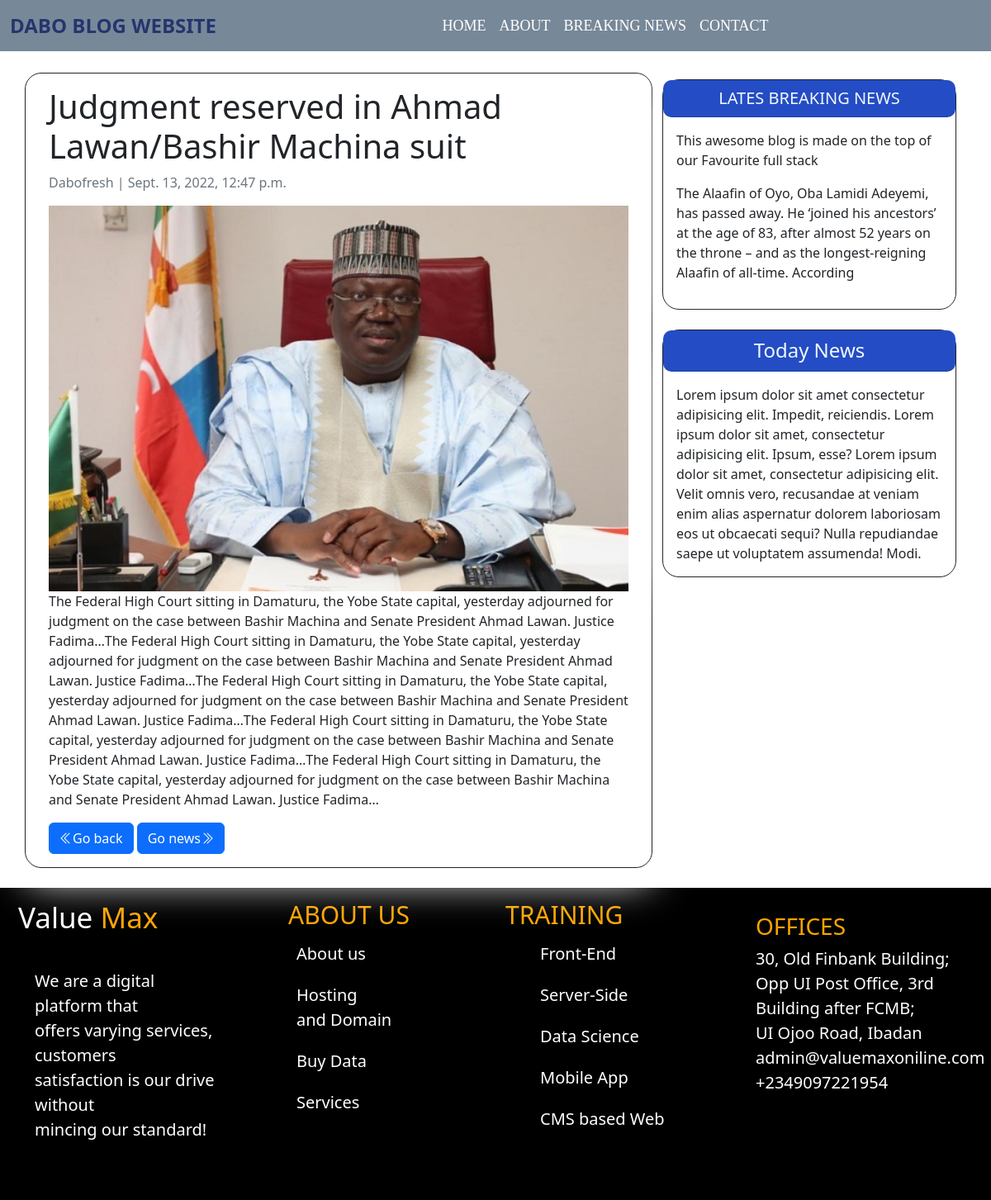
Screenshot of /judgment-reserved-in-ahmad-lawanbashir-machina-suit/ with the database file from the repository.
### blogapp/models.py (models this page shows, shortened)
class Post(models.Model):
      title=models.CharField(max_length=200,unique=True)
      slug = models.SlugField(max_length=200, unique=True)
      author = models.ForeignKey(User, on_delete= models.CASCADE, related_name='blog_posts')
      updated_on = models.DateTimeField(auto_now= True)
      picture = models.ImageField(default='upload')
      content = models.TextField()
      created_on = models.DateTimeField(auto_now_add=True)
      status = models.IntegerField(choices=STATUS, default=0)
      class Meta:
            ordering= ['-created_on']

### blogapp/views.py (the view)
# urls.py: path('<slug:slug>/', views.PostDetail.as_view(), name='post_detail'),
class PostDetail(generic.DetailView):
      model = Post
      template_name = 'post_detail.html'

### templates/post_detail.html (shortened to what this page needs)
<!DOCTYPE html>
<html lang="en">
<head>
  <link href="https://cdn.jsdelivr.net/npm/bootstrap@5.2.0/dist/css/bootstrap.min.css" rel="stylesheet"
>
  <link rel="stylesheet" href="https://cdn.jsdelivr.net/npm/bootstrap-icons@1.9.1/font/bootstrap-icons.css">
</head>
<body>
  <nav class="navbar navbar-expand-lg ">
    <div class="container-fluid">
      <a class="navbar-brand" href="{% url 'home' %}">DABO BLOG WEBSITE</a>
      <div class="collapse navbar-collapse" id="navbarSupportedContent">
        <ul class="navbar-nav me-auto mb-2 mb-lg-0">
          <li class="nav-item">
            <a class="nav-link " aria-current="page" href="{% url 'home' %}">Home</a>
          </li>
          <li class="nav-item text-black">
            <a class="nav-link font-weight-bold" href="{% url 'about' %}">About</a>
          </li>
          <li class="nav-item text-black">
            <a class="nav-link font-weight-bold" href="{% url 'news' %}">Breaking News</a>
          </li>
          <li class="nav-item text-black">
            <a class="nav-link font-weight-bold" href="{% url 'contact' %}">Contact</a>
          </li>
        </ul>
      </div>
    </div>
  </nav><br><br><br>
  {% block content %}
  <div class="container">
    <div class="row">
      <div class="col-md-8 card mb-4  mt-3 left  top">
        <div class="card-body">
          <h1>{% block title %} {{ object.title }} {% endblock title %}</h1>
          <p class=" text-muted">{{ post.author }} | {{ post.created_on }}</p>
          <img src="{{post.picture.url}}" width="100%" alt="">
          <p class="card-text ">{{ object.content }}</p>
          <span><a href="{% url 'home' %}" class="btn btn-primary"><i class="bi bi-chevron-double-left"></i>Go
              back</a></span>
          <span><a href="{% url 'news' %}" class="btn btn-primary ">Go news<i
                class="bi bi-chevron-double-right"></i></a></span>
        </div>
      </div>
      {% block sidebar %}
      {% include 'sidebar.html' %}
      {% endblock sidebar %}
    </div>
  </div>
  {% endblock content %}
  <div class="all" style="background-color:black ;color:white ;padding:10px;">
    <div class="container-fluid">
      <div class="row" id="amet">
        <div class="col-lg-3">
          <p style="font-size:35px ;">Value <span style="color:orange ;">Max</span></p>
          <p style="padding:20px ;font-size: 20px;">We are a digital platform that
            <br> offers varying
            services, customers <br> satisfaction is our drive
            without <br> mincing our standard!</p><br>
        </div>
        <div class="col-lg-3">
          <ul>
            <span style="color:orange ;font-size: 30px;">ABOUT US</span>
            <li>About us</li>
            <li>Hosting <br> and Domain</li>
            <li>Buy Data</li>
            <li>Services</li>
          </ul>
        </div>
        <div class="col-lg-3">
          <span style="color:orange ;font-size: 30px;">TRAINING</span>
          <ul>
            <li>Front-End</li>
            <li>Server-Side</li>
            <li>Data Science</li>
            <li>Mobile App</li>
            <li>CMS based Web</li>
          </ul>
        </div>
        <div class="col-lg-3" style="padding:20px ;">
          <h3 style="color:orange ;">OFFICES</h3>
          <span style="color:white;font-size: 20px;">30, Old Finbank Building;<br>
            Opp UI Post Office, 3rd <br>
            Building after FCMB;<br>
            UI Ojoo Road, Ibadan
            admin@valuemaxoniline.com <br>
            +2349097221954</span>
        </div>
      </div>
    </div>
  </div>
</body>
</html>

### templates/post_detail.html (style rules this page uses)
@media screen and (min-width:768px) { .navbar { position: fixed; width: 100%; z-index: 100; background-color: #778899; } }
@media screen and (min-width:768px) { .navbar ul li a { color: white; font-size: 18px; position: relative; } }
@media screen and (min-width:768px) { .navbar ul li a::before { content: ""; position: absolute; background: green; left: 2; bottom: 5px; width: 0%; height: 5px; transition: 500ms; } }
@media screen and (min-width:768px) { .navbar ul { margin: 0 auto; text-transform: uppercase; font-family: cursive; } }
@media screen and (min-width:768px) { .navbar-brand { font-weight: bold; font-size: 24px; color: #25356d; } }
@media screen and (min-width:768px) { .all { background: black; color: white; padding: 40px; } }
@media screen and (min-width:768px) { #amet ul li { list-style-type: none; font-size: 20px; padding: 10px; } }

### templates/sidebar.html (style rules this page uses)
.card { box-shadow: 0 16px 48px white; border: 1px solid ; border-radius:20px; }

### rows the page displays
Post: title "Judgment reserved in Ahmad Lawan/Bashir Machina suit", author "Dabofresh", created_on "Sept. 13, 2022, 12:47 p.m.", picture (picture), content "The Federal High Court sitting in Damaturu, the Yobe State capital, yesterday adjourned for judgment on the case between Bashir Machina and Senate President Ahmad Lawan. Justice Fadima…The Federal High Court sitting in Damaturu, the Yobe State capital, yesterday adjourned for judgment on the case between Bashir Machina and Senate President Ahmad Lawan. Justice Fadima…The Federal High Court sitting in Damaturu, the Yobe State capital, yesterday adjourned for judgment on the case between Bashir Machina and Senate President Ahmad Lawan. Justice Fadima…The Federal High Court sitting in Damaturu, the Yobe State capital, yesterday adjourned for judgment on the case between Bashir Machina and…"
